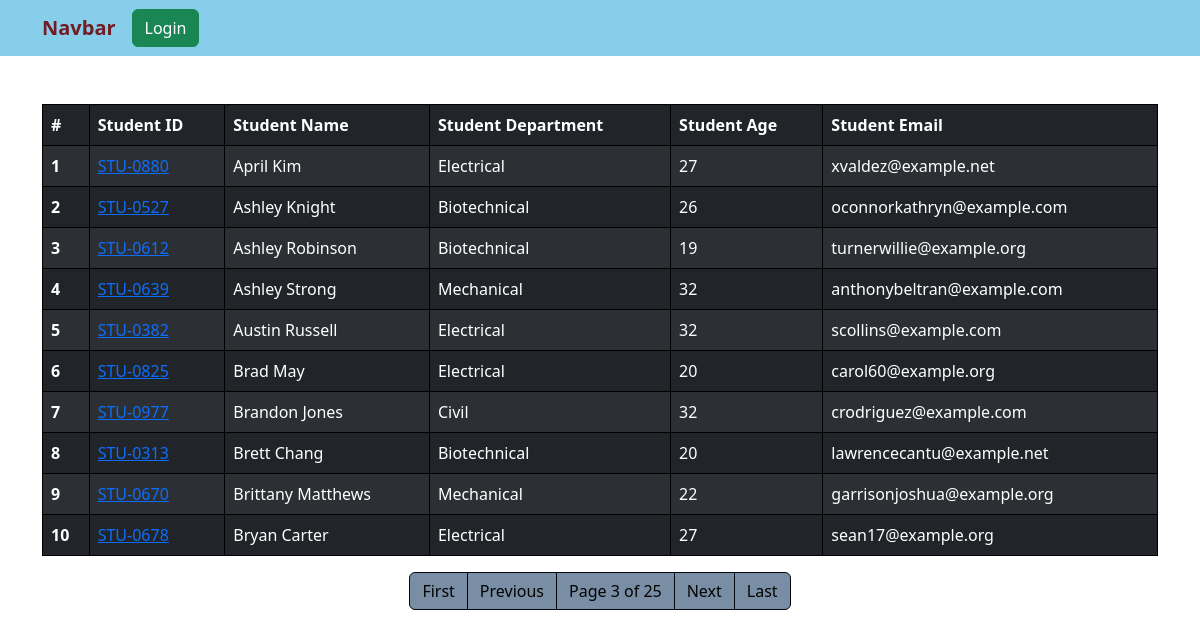
/?page=3, run on the app's committed database.
### stu/models.py (models this page shows, shortened)
class Student(models.Model):
    department = models.ForeignKey( Department, related_name="depart", on_delete= models.CASCADE)
    student_id = models.OneToOneField( StudentID , related_name="studentid", on_delete= models.CASCADE)
    student_name = models.CharField(max_length = 100)
    student_email = models.EmailField(unique= True)
    student_age = models.IntegerField(default = 18)
    student_address = models.TextField()
    class Meta:
        ordering = ['student_name']
        verbose_name = "student"

class StudentID(models.Model):
    student_id = models.CharField( max_length=100 )
    def __str__(self) -> str:
        return self.student_id

class Department(models.Model):
    department = models.CharField(max_length=100)
    def __str__(self) -> str:
        return self.department
    class Meta:
        ordering = ['department']

### stu/views.py (the view, shortened to what this page needs)
# urls.py: path('', get_student, name="get_student"),
def get_student(request):
    queryset = Student.objects.all()
    paginator = Paginator(queryset, 10)  # Show 25 contacts per page.
    page_number = request.GET.get("page")
    page_obj = paginator.get_page(page_number)
    return render(request, 'Student.html',{'queryset' : page_obj})

### stu/templates/Student.html (shortened to what this page needs)
{% extends "base.html" %} {% block start %}
<div class="container mt-5">
  <table class="table table-dark table-striped">
    <thead>
      <tr>
        <th scope="col">#</th>
        <th scope="col">Student ID</th>
        <th scope="col">Student Name</th>
        <th scope="col">Student Department</th>
        <th scope="col">Student Age</th>
        <th scope="col">Student Email</th>
      </tr>
    </thead>
    <tbody>
      {% for stud in queryset %}
      <tr>
        <th scope="row">{{ forloop.counter }}</th>
        <td>
          <a href="{% url 'see_marks' stud.student_id %}">
            {{ stud.student_id }}
          </a>
        </td>
        <td>{{ stud.student_name }}</td>
        <td>{{ stud.department }}</td>
        <td>{{ stud.student_age }}</td>
        <td>{{ stud.student_email }}</td>
      </tr>
      {% endfor %}
    </tbody>
  </table>
  <nav aria-label="...">
    <ul class="pagination justify-content-center custom-pagination">
      {% if queryset.has_previous %}
      <li class="page-item">
        <a class="page-link" href="?page=1">First</a>
      </li>
      <li class="page-item">
        <a class="page-link" href="?page={{ queryset.previous_page_number }}">Previous</a>
      </li>
      {% endif %}
      <li class="page-item">
        <span class="page-link">Page {{ queryset.number }} of {{ queryset.paginator.num_pages}}</span>
      </li>
      {% if queryset.has_next %}
      <li class="page-item">
        <a class="page-link" href="?page={{ queryset.next_page_number }}">Next</a>
      </li>
      <li class="page-item">
        <a class="page-link" href="?page={{ queryset.paginator.num_pages }}">Last</a>
      </li>
      {% endif %}
    </ul>
  </nav>
</div>
{% endblock start %}

### home/templates/base.html (style rules this page uses)
table, th, td, tr { border: 1px solid black; }

### stu/templates/Student.html (style rules this page uses)
.custom-pagination .page-link { color: #020301; background-color: #798ea5; border-color: #01070e; }

### data on the page
Student: student_id "STU-0880", student_name "April Kim", department "Electrical", student_age "27", student_email "xvaldez@example.net"
Student: student_id "STU-0527", student_name "Ashley Knight", department "Biotechnical", student_age "26", student_email "oconnorkathryn@example.com"
Student: student_id "STU-0612", student_name "Ashley Robinson", department "Biotechnical", student_age "19", student_email "turnerwillie@example.org"
Student: student_id "STU-0639", student_name "Ashley Strong", department "Mechanical", student_age "32", student_email "anthonybeltran@example.com"
Student: student_id "STU-0382", student_name "Austin Russell", department "Electrical", student_age "32", student_email "scollins@example.com"
Student: student_id "STU-0825", student_name "Brad May", department "Electrical", student_age "20", student_email "carol60@example.org"
Student: student_id "STU-0977", student_name "Brandon Jones", department "Civil", student_age "32", student_email "crodriguez@example.com"
Student: student_id "STU-0313", student_name "Brett Chang", department "Biotechnical", student_age "20", student_email "lawrencecantu@example.net"
Student: student_id "STU-0670", student_name "Brittany Matthews", department "Mechanical", student_age "22", student_email "garrisonjoshua@example.org"
Student: student_id "STU-0678", student_name "Bryan Carter", department "Electrical", student_age "27", student_email "sean17@example.org"

### other printed values
{{ queryset.number }} "3"
{{ queryset.paginator.num_pages }} "25"
